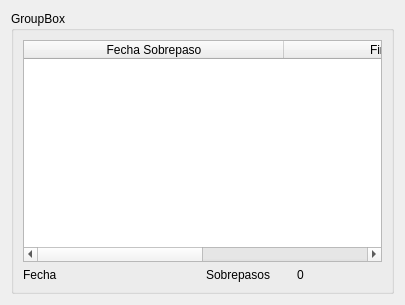
<?xml version="1.0" encoding="UTF-8"?>
<ui version="4.0">
 <class>CasaInicioVsta</class>
 <widget class="QWidget" name="CasaInicioVsta">
  <property name="geometry">
   <rect>
    <x>0</x>
    <y>0</y>
    <width>405</width>
    <height>305</height>
   </rect>
  </property>
  <property name="sizePolicy">
   <sizepolicy hsizetype="MinimumExpanding" vsizetype="MinimumExpanding">
    <horstretch>0</horstretch>
    <verstretch>0</verstretch>
   </sizepolicy>
  </property>
  <property name="windowTitle">
   <string>Form</string>
  </property>
  <layout class="QVBoxLayout" name="verticalLayout_2">
   <item>
    <layout class="QVBoxLayout" name="verticalLayout">
     <item>
      <widget class="QGroupBox" name="groupBox">
       <property name="title">
        <string>GroupBox</string>
       </property>
       <layout class="QHBoxLayout" name="horizontalLayout">
        <item>
         <layout class="QVBoxLayout" name="verticalLayout_3">
          <item>
           <widget class="QTableWidget" name="Tabla">
            <attribute name="horizontalHeaderCascadingSectionResizes">
             <bool>true</bool>
            </attribute>
            <attribute name="horizontalHeaderMinimumSectionSize">
             <number>178</number>
            </attribute>
            <attribute name="horizontalHeaderDefaultSectionSize">
             <number>260</number>
            </attribute>
            <attribute name="horizontalHeaderStretchLastSection">
             <bool>true</bool>
            </attribute>
            <attribute name="verticalHeaderVisible">
             <bool>false</bool>
            </attribute>
            <attribute name="verticalHeaderCascadingSectionResizes">
             <bool>true</bool>
            </attribute>
            <column>
             <property name="text">
              <string>Fecha Sobrepaso</string>
             </property>
            </column>
            <column>
             <property name="text">
              <string>Fin Penalización</string>
             </property>
            </column>
           </widget>
          </item>
          <item>
           <layout class="QHBoxLayout" name="horizontalLayout_4">
            <item>
             <widget class="QLabel" name="label_3">
              <property name="text">
               <string>Fecha</string>
              </property>
             </widget>
            </item>
            <item>
             <widget class="QLabel" name="fecha">
              <property name="text">
               <string/>
              </property>
             </widget>
            </item>
            <item>
             <widget class="QLabel" name="label_2">
              <property name="text">
               <string>Sobrepasos</string>
              </property>
             </widget>
            </item>
            <item>
             <widget class="QLabel" name="sobrepasos">
              <property name="text">
               <string>0</string>
              </property>
             </widget>
            </item>
           </layout>
          </item>
         </layout>
        </item>
       </layout>
      </widget>
     </item>
    </layout>
   </item>
  </layout>
 </widget>
 <resources/>
 <connections/>
</ui>
